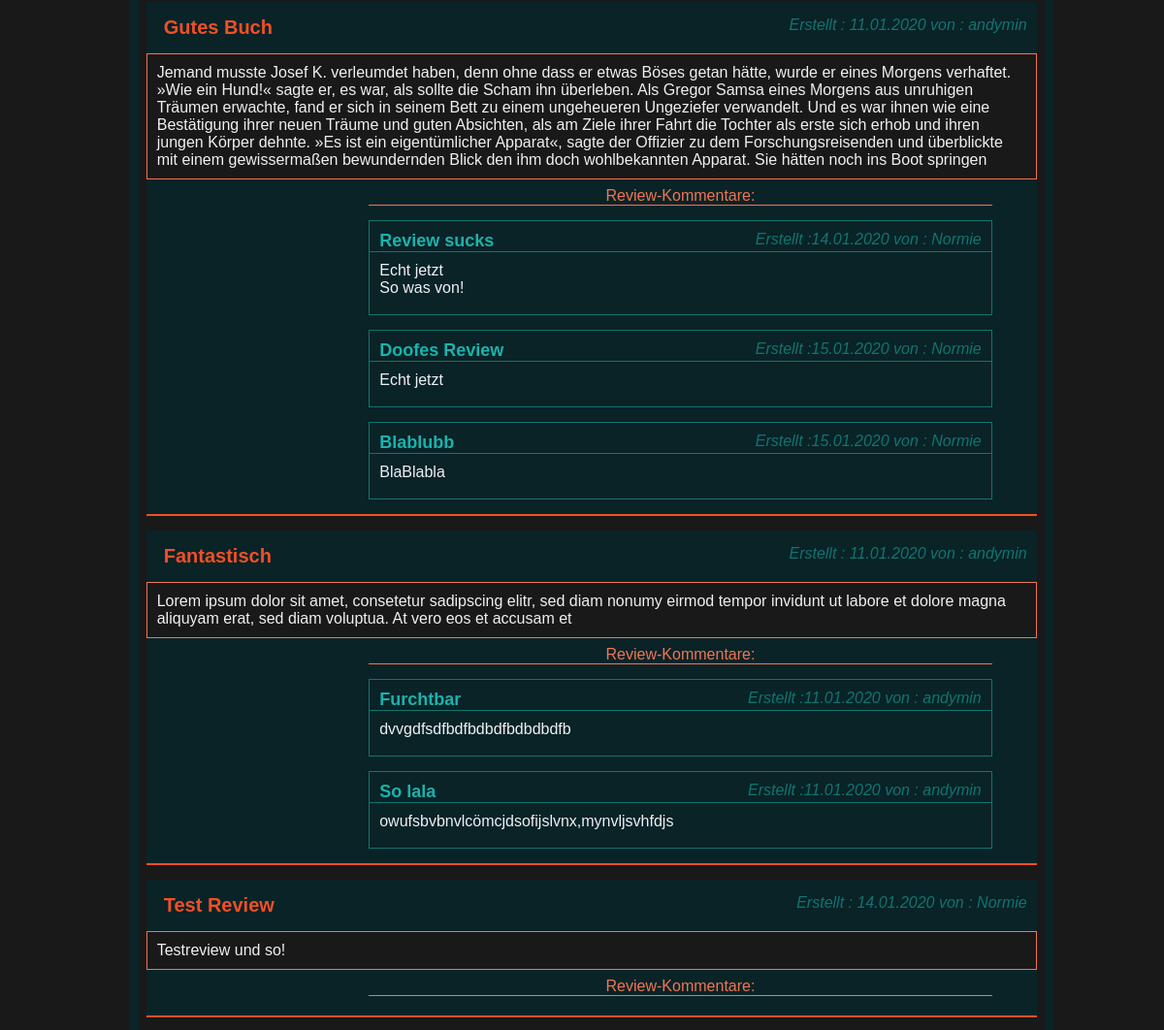
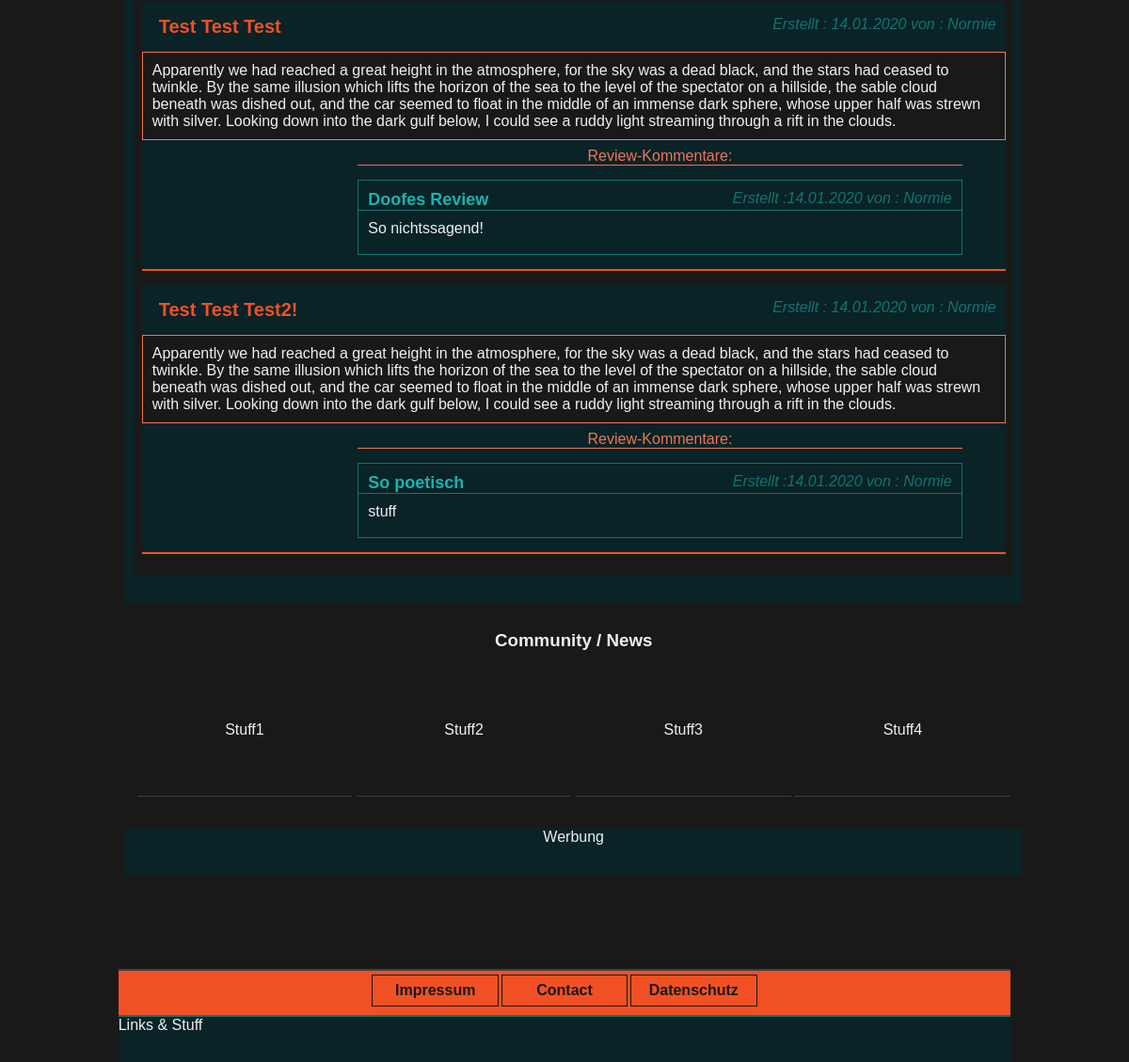
/index.php/book-single?id=1 (lower part), run on an earlier commit of the app's database (2 pictures, top to bottom).
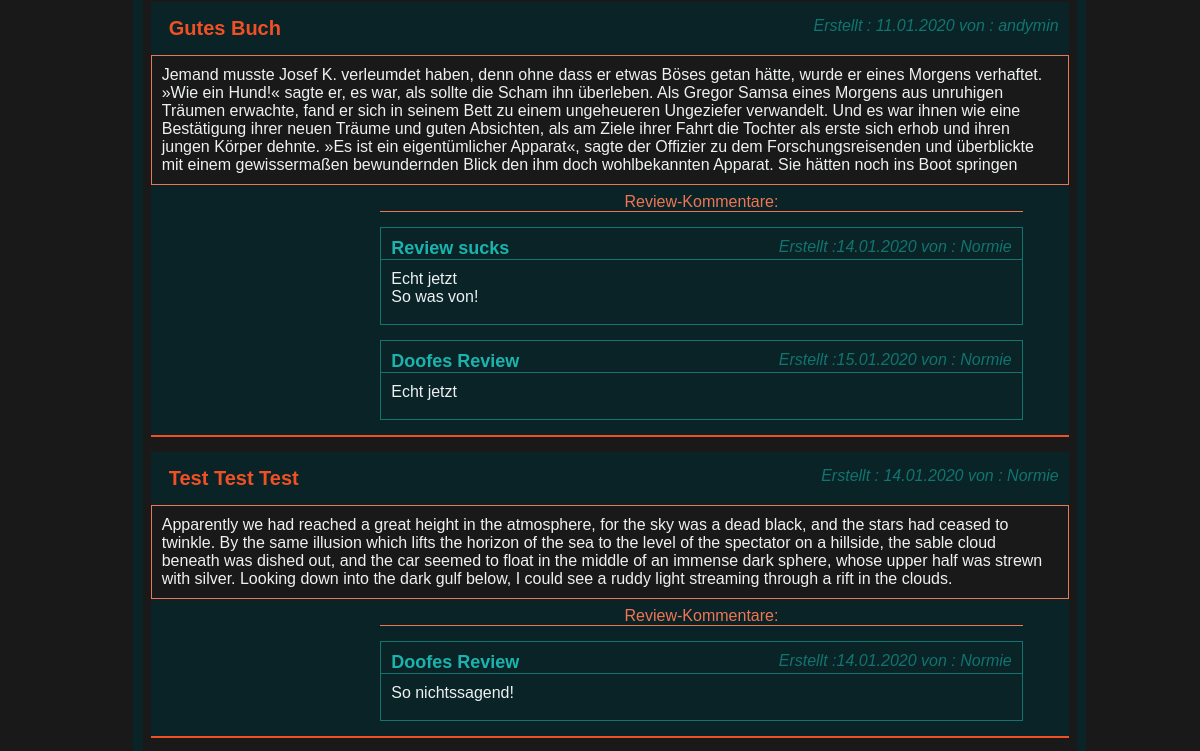
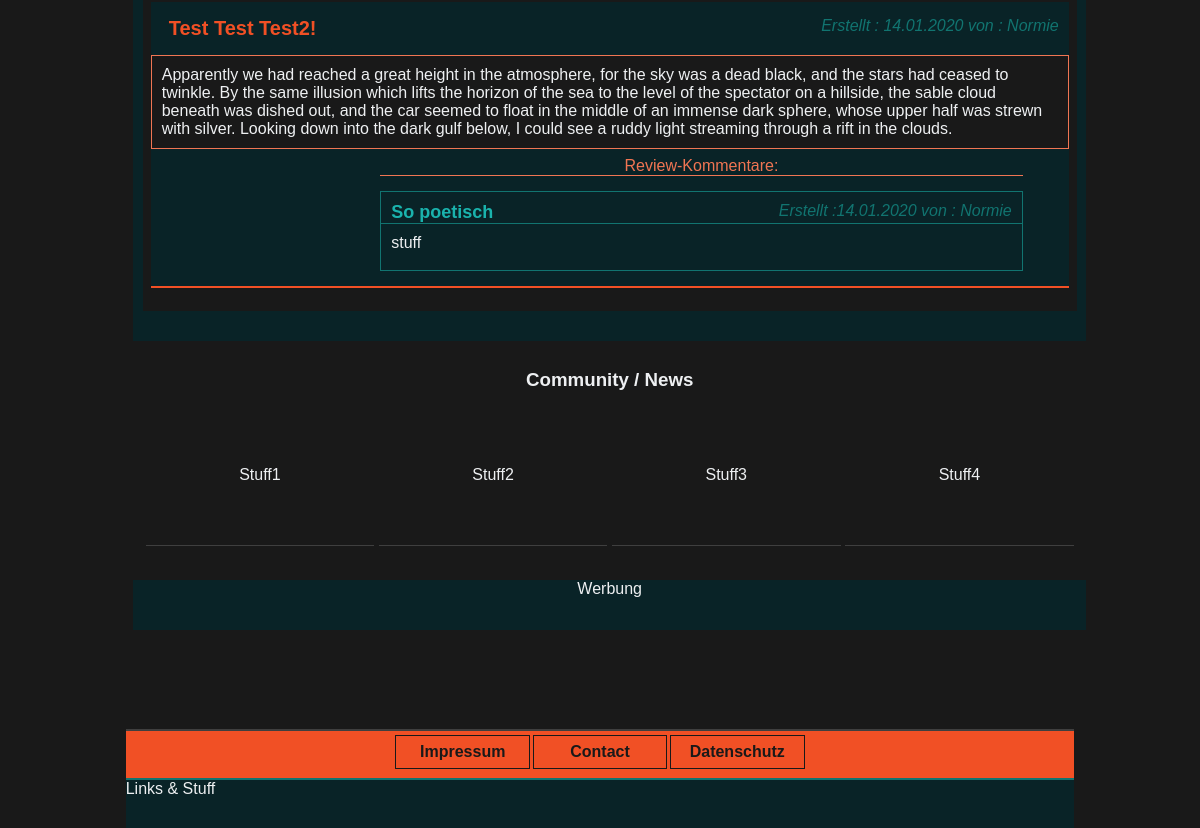
And on a later commit of the database (2 pictures, top to bottom).
### tables this page shows
CREATE TABLE `reviews` (
  `rid` int(10) UNSIGNED NOT NULL,
  `rev_title` varchar(255) NOT NULL,
  `rev_text` text NOT NULL,
  `rev_element_id` int(10) UNSIGNED NOT NULL,
  `rev_created_at` timestamp NOT NULL DEFAULT current_timestamp(),
  `rev_changed_at` timestamp NOT NULL DEFAULT current_timestamp() ON UPDATE current_timestamp(),
  `rev_user_uid` int(10) UNSIGNED NOT NULL
);

CREATE TABLE `users` (
  `uid` int(10) UNSIGNED NOT NULL,
  `username` varchar(255) NOT NULL,
  `email` varchar(255) NOT NULL,
  `password` varchar(255) NOT NULL,
  `user_created_at` timestamp NOT NULL DEFAULT current_timestamp(),
  `user_changed_at` timestamp NOT NULL DEFAULT current_timestamp() ON UPDATE current_timestamp(),
  `user_role` int(10) UNSIGNED NOT NULL,
  `user_description` text DEFAULT NULL
);

CREATE TABLE `comments` (
  `cid` int(10) UNSIGNED NOT NULL,
  `comment_title` varchar(255) NOT NULL,
  `comment_text` text NOT NULL,
  `comment_rev_rid` int(10) UNSIGNED NOT NULL,
  `comment_el_id` int(10) UNSIGNED NOT NULL,
  `comment_user_uid` int(10) UNSIGNED NOT NULL,
  `comment_created_at` timestamp NOT NULL DEFAULT current_timestamp(),
  `comment_changed_at` timestamp NOT NULL DEFAULT current_timestamp() ON UPDATE current_timestamp()
);

### src/Core/AbstractController.php (called while the page is built, shortened)
<?php
abstract class AbstractController
{
    protected function render($view, $params)
    {
        extract($params);
        include __DIR__."./../../views/{$view}.php";
    }
}

### src/Element/ElementController.php (called while the page is built, shortened)
<?php
class ElementController extends AbstractController
{
    public function __construct(ElementRepository $elementRepository, ReviewRepository $reviewRepository, CommentRepository $commentRepository)
    {
        $this->elementRepository = $elementRepository;
        $this->reviewRepository = $reviewRepository;
        $this->commentRepository = $commentRepository;
    }
    public function fetchBook()
    {
        $forms = new FormHelper();
        $requests = $forms->getRequests();
        $book_id = $requests['id'];
        $book_single = $this->elementRepository->fetchSingleBook($book_id);
        $book_rev = $this->reviewRepository->fetchBookReviews($book_id);
        $rev_comments = $this->commentRepository->fetchBookRevComments($book_id);
        $this->render('page_main_book_single', ['book' => $book_single, 'book_rev' => $book_rev, 'rev_comments' => $rev_comments]);
    }
}

### autoload.php (called while the page is built, shortened)
<?php
spl_autoload_register(function ($class) {
    $prefix = 'App\\';
    $base_dir = __DIR__ . '/src/';
    $len = strlen($prefix);
    $relative_class = substr($class, $len);
    $file = $base_dir . str_replace('\\', '/', $relative_class) . '.php';
});

### src/Helper/FormHelper.php (called while the page is built, shortened)
<?php
class FormHelper
{
    private $html_requests = [];
    public function __construct()
    {
        $this->html_requests = $this->request();
    }
    private function requestMethod() : string
    {
        return $_SERVER['REQUEST_METHOD'];
    }
    private function request()
    {
        if (!empty($this->requestMethod() === 'POST') || !empty($this->requestMethod() === 'GET')) {
            return array_merge($_GET, $_POST);
        }
        return [];
    }
    public function getRequests()
    {
        $requests = $this->html_requests;
        return $requests;
    }
}

### src/Reviews/ReviewRepository.php (called while the page is built, shortened)
<?php
class ReviewRepository extends AbstractRepository
{
    public function getTableName()
    {
        return 'reviews';
    }
    public function getModelName()
    {
        return 'App\\Reviews\\ReviewModel';
    }
    public function fetchBookReviews($id)
    {
        $model = $this->getModelName();
        $table = $this->getTableName();
        $qry = $this->pdo->prepare("SELECT * FROM `$table` JOIN `users` ON users.uid = $table.rev_user_uid WHERE $table.rev_element_id = ? GROUP BY $table.rid");
        $qry->execute([$id]);
        $book_reviews = $qry->fetchAll(PDO::FETCH_CLASS, $model);
        return $book_reviews;
    }
}

### src/Core/AbstractRepository.php (called while the page is built, shortened)
<?php
abstract class AbstractRepository
{
    public function __construct(PDO $pdo)
    {
        $this->pdo = $pdo;
    }
}

### init.php (called while the page is built, shortened)
<?php
require __DIR__.'/autoload.php';
function e( string $str) : string
{
    $fstrg = htmlentities($str, ENT_QUOTES, 'UTF-8');
    return nl2br($fstrg);
}
function fixDate($string)
{
    $timestamp = strtotime($string);
    return date('d.m.Y', $timestamp);
}

### src/Comments/CommentRepository.php (called while the page is built, shortened)
<?php
class CommentRepository extends AbstractRepository
{
    public function getTableName()
    {
        return 'comments';
    }
    public function getModelName()
    {
        return 'App\\Comments\\CommentModel';
    }
    public function fetchBookRevComments($id)
    {
        $model = $this->getModelName();
        $table = $this->getTableName();
        $qry = $this->pdo->prepare("SELECT * FROM `$table` JOIN `users` ON users.uid = $table.comment_user_uid WHERE $table.comment_el_id = ? ");
        $qry->execute([$id]);
        $rev_comments = $qry->fetchAll(PDO::FETCH_CLASS, $model);
        return $rev_comments;
    }
}

### views/page_main_book_single.php (the view, shortened to what the changed rows need)
<main class="content-main mbott-30">
    <div class="welcome-container clear">
        <div class="content-left t-center black">
            <article class="book-large">
                <section class="book-reviews">
                    <?php foreach($book_rev as $rev) : ?>
                        <div class="rev-single">
                            <h4><?= e($rev->rev_title) ?></h4>
                            <div class="rev-data">
                                <span class="book-userdate"> Erstellt : <?= fixDate($rev->rev_created_at) ?> </span>
                                <span class="book-userdate"> von : <?= e($rev->username) ?></span>
                             </div>
                            <p class="clearfix"><?= e($rev->rev_text) ?></p>
                            <div class="rev-comments">
                                <header>Review-Kommentare:</header>
                                <?php foreach($rev_comments as $comment) : ?>
                                    <?php if($comment->comment_rev_rid === $rev->rid) : ?>
                                        <div class="comm-single">
                                            <h5><?= e($comment->comment_title) ?></h5>
                                            <div class="comm-data">
                                                <span class="book-userdate">Erstellt :<?= fixDate($comment->comment_created_at) ?></span>
                                                <span class="book-userdate"> von : <?= e($comment->username) ?></span>
                                            </div>
                                            <p class="clearfix"><?= e($comment->comment_text) ?></p>
                                        </div>
                                    <?php endif; ?>
                                <?php endforeach; ?>
                            </div>
                        </div>
                    <?php endforeach; ?>
                </section>
            </article>
        </div>
    </div>
</main>

What changed in the data, as far as the page shows it:
removed comments: comment_title "Blablubb", comment_created_at "15.01.2020", comment_user_uid.username "Normie", comment_text "BlaBlabla", shown under reviews "Gutes Buch"
removed reviews: rev_title "Fantastisch", rev_created_at "11.01.2020", rev_user_uid.username "andymin", rev_text "Lorem ipsum dolor sit amet, consetetur sadipscing elitr, sed diam nonumy eirmod tempor invidunt ut labore et dolore magna aliquyam erat, sed diam voluptua. At vero eos et accusam et"
removed comments: comment_title "Furchtbar", comment_created_at "11.01.2020", comment_user_uid.username "andymin", comment_text "dvvgdfsdfbdfbdbdfbdbdbdfb", shown under "Fantastisch"
removed comments: comment_title "So lala", comment_created_at "11.01.2020", comment_user_uid.username "andymin", comment_text "owufsbvbnvlcömcjdsofijslvnx,mynvljsvhfdjs", shown under "Fantastisch"
removed reviews: rev_title "Test Review", rev_created_at "14.01.2020", rev_user_uid.username "Normie", rev_text "Testreview und so!"
